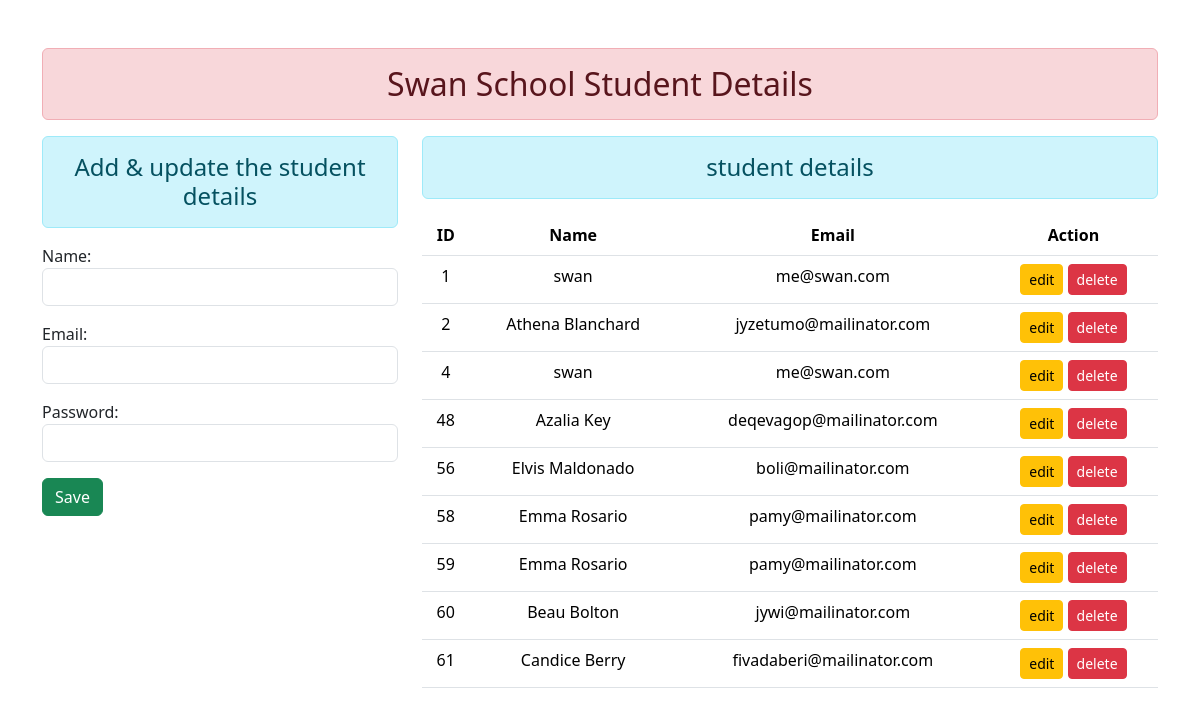
The app's page / (signed in), older data.
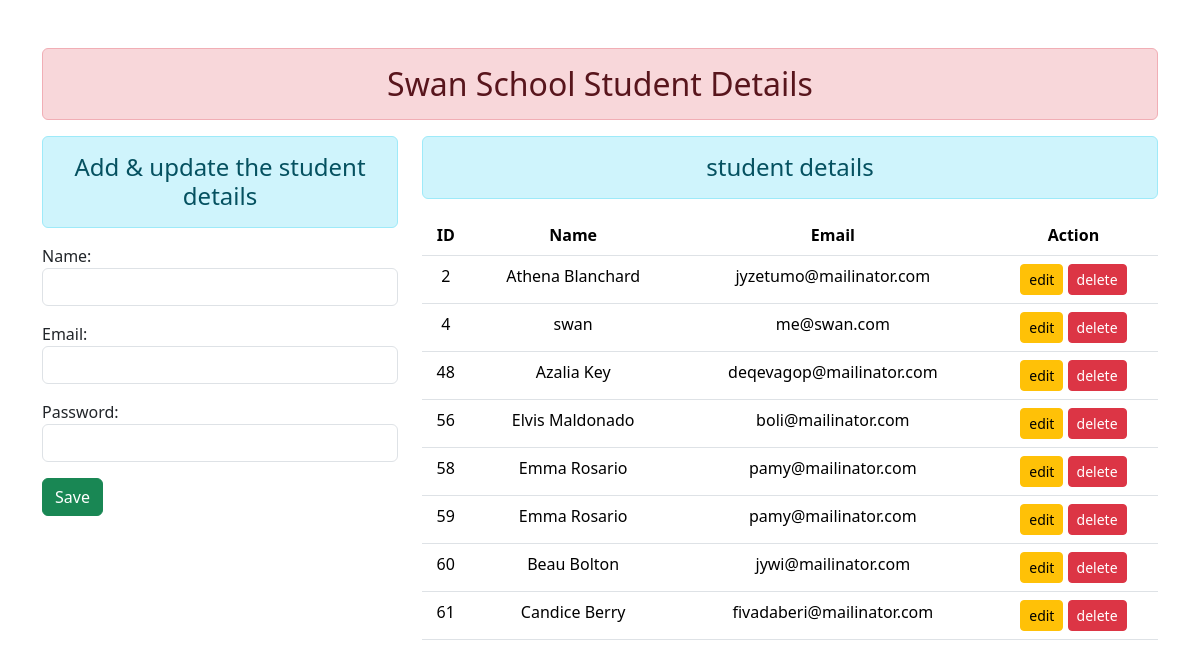
The same page, newer data.
### enroll/models.py (models this page shows)
class User(models.Model):
    name = models.CharField(max_length=70)
    email = models.EmailField(max_length=100, validators=[validate_email])
    password = models.CharField(max_length=100)
    is_student = models.BooleanField(default=True)
    is_staff = models.BooleanField(default=False)

### enroll/views.py (the view)
# urls.py: 2. Add a URL to urlpatterns:  path('', views.home, name='home')
@login_required
def home(request,):
    form = StudentRegistration()
    stud = User.objects.all()
    return render(request, 'enroll/home.html',{'form':form, 'stu' :stud})

### enroll/forms.py
class StudentRegistration(forms.ModelForm):
    class Meta:
        model = User
        fields = ['name', 'email', 'password']
        widgets = {
            'name': forms.TextInput(attrs={'class':'form-control', 'id':'nameid'}),
            'email': forms.EmailInput(attrs={'class':'form-control', 'id':'emailid'}),
            'password': forms.PasswordInput(attrs={'class':'form-control', 'id':'passwordid'}),
        }

### enroll/templates/enroll/home.html (shortened to what this page needs)
<!DOCTYPE html>
<html lang="en">
  <head>
    {% load static %}
    <link rel="stylesheet" href="{% static 'enroll/css/bootstrap.css' %}" />
  </head>
  <body>
    <div class="container mt-5">
      <h2 class="text-center alert alert-danger">
        Swan School Student Details
      </h2>
      <div class="row">
        <div class="col-sm-4">
          <h4 class="text-center alert alert-info">
            Add & update the student details
          </h4>
          <form action="" method="post">
            {{form.as_p}}
            <input id="btnsave" type="button" value="Save" class="btn btn-success" />
          </form>
        </div>
        <div class="col sm-7">
          <h4 class="text-center alert alert-info">student details</h4>
          <table class="table">
            <thead>
              <tr>
                <th class="text-center" scope="col">ID</th>
                <th class="text-center" scope="col">Name</th>
                <th class="text-center" scope="col">Email</th>
                <th class="col text-center">Action</th>
              </tr>
            </thead>
            <tbody id="tbody">
              {% for st in stu %}
              <tr>
                <td class="text-center">{{st.id}}</td>
                <td class="text-center">{{st.name}}</td>
                <td class="text-center">{{st.email}}</td>
                <td class="text-center">
                  <input
                  type="button"
                  class="btn btn-warning btn-sm btn-edit"
                  data-sid="{{st.id}}"
                  value="edit"
                />
                <input
                  type="button"
                  class="btn btn-danger btn-sm btn-del"
                  data-sid="{{st.id}}"
                  value="delete"
                />
                </td>
              </tr>
              {% endfor %}
            </tbody>
          </table>
        </div>
      </div>
    </div>
  </body>
</html>

Row changes from the older to the newer data that the page shows:
removed User: id "1", name "swan", email "me@swan.com"
